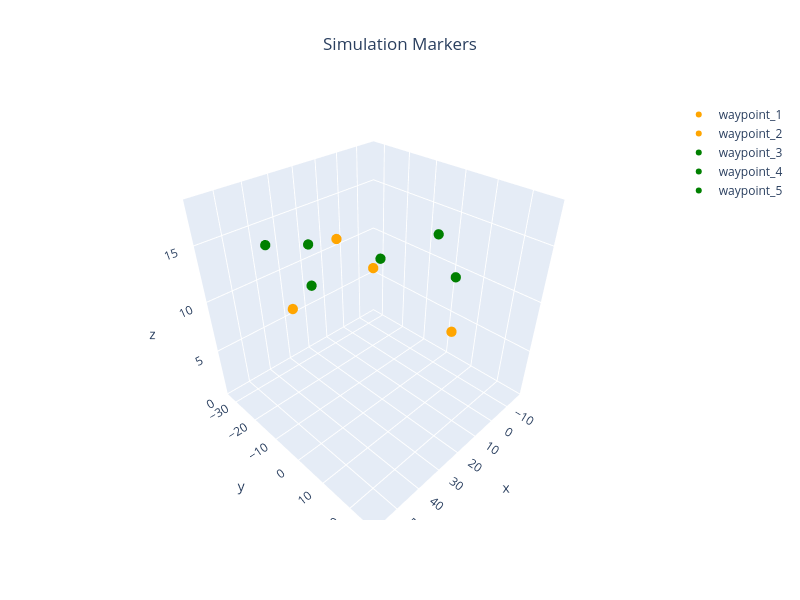

Notebook cell for this chart:
### Markdown cell above
## Visualization Parameters

### Code cell
colors = 2*[Color.ORANGE] + 3*[Color.GREEN] 

waypoints = {
    f"city_homes": {"pos": homes[2:], "color": Color.ORANGE},
    f"rural_home": {"pos": homes[:2], "color": Color.GREEN}}

markers = {
    f"waypoint_{i+1}": {"pos": global_paths[i], "color": colors[i]}
    for i in range(n_vehicles)
}

waypoints.update(markers)

plot_3d_interactive(
    markers, title="Simulation Markers", expand=[0.2, 0.2, 0.6], ground=-0.05
)

### Figure 1 — Plotly figure (JSON) as saved in the notebook; plotly's stock layout.template omitted (floating-point values rounded to 4 significant figures)
{"data": [{"marker": {"color": "orange", "size": 6}, "mode": "markers", "name": "waypoint_1", "type": "scatter3d", "x": [14.82, 14.82], "y": [19.16, -22.57], "z": [10, 13]}, {"marker": {"color": "orange", "size": 6}, "mode": "markers", "name": "waypoint_2", "type": "scatter3d", "x": [14.82, 48.74], "y": [-7.962, -7.962], "z": [12, 12]}, {"marker": {"color": "green", "size": 6}, "mode": "markers", "name": "waypoint_3", "type": "scatter3d", "x": [24.48, 0], "y": [-25.65, 4], "z": [9, 15]}, {"marker": {"color": "green", "size": 6}, "mode": "markers", "name": "waypoint_4", "type": "scatter3d", "x": [-7.633, 43.86], "y": [-22.57, -22.57], "z": [9, 15]}, {"marker": {"color": "green", "size": 6}, "mode": "markers", "name": "waypoint_5", "type": "scatter3d", "x": [5.665, 24.48], "y": [13.71, -25.65], "z": [13, 13]}], "layout": {"height": 600, "scene": {"xaxis": {"range": [-18.91, 60.02], "title": {"text": "x"}}, "yaxis": {"range": [-34.61, 28.12], "title": {"text": "y"}}, "zaxis": {"range": [-0.05, 18.6], "title": {"text": "z"}}}, "showlegend": true, "title": {"text": "Simulation Markers", "x": 0.5, "xanchor": "center"}, "width": 800}}
